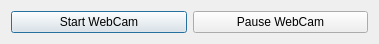
<?xml version="1.0" encoding="UTF-8"?>
<ui version="4.0">
 <class>WebCamVideoProcessingTool</class>
 <widget class="QDialog" name="WebCamVideoProcessingTool">
  <property name="geometry">
   <rect>
    <x>0</x>
    <y>0</y>
    <width>379</width>
    <height>41</height>
   </rect>
  </property>
  <property name="windowTitle">
   <string>WebCam Video Processing Tool</string>
  </property>
  <layout class="QGridLayout" name="gridLayout">
   <item row="0" column="0">
    <widget class="QPushButton" name="startButton">
     <property name="text">
      <string>Start WebCam</string>
     </property>
    </widget>
   </item>
   <item row="0" column="1">
    <widget class="QPushButton" name="pauseButton">
     <property name="text">
      <string>Pause WebCam</string>
     </property>
    </widget>
   </item>
  </layout>
 </widget>
 <resources/>
 <connections/>
</ui>
